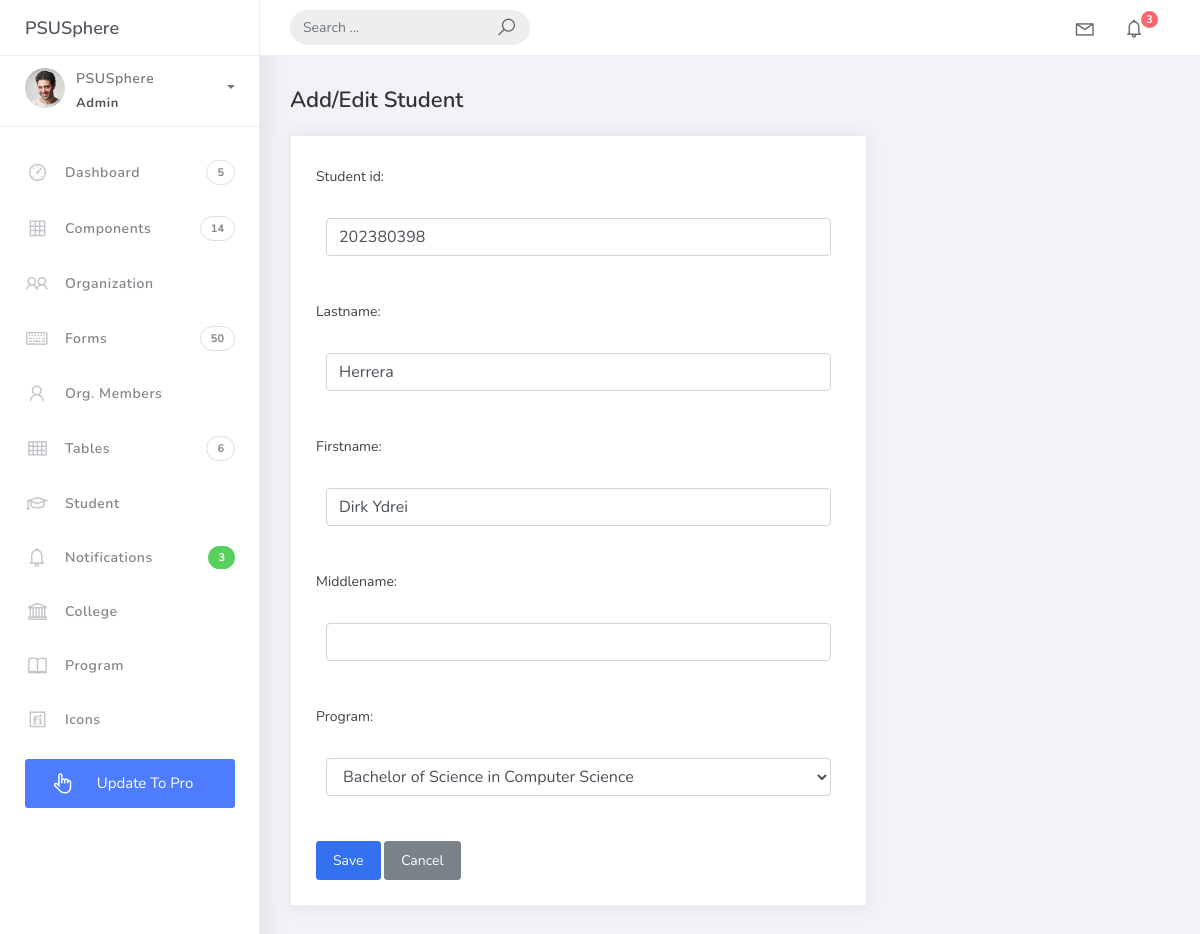
/students/1/, run on an earlier commit of the app's database.
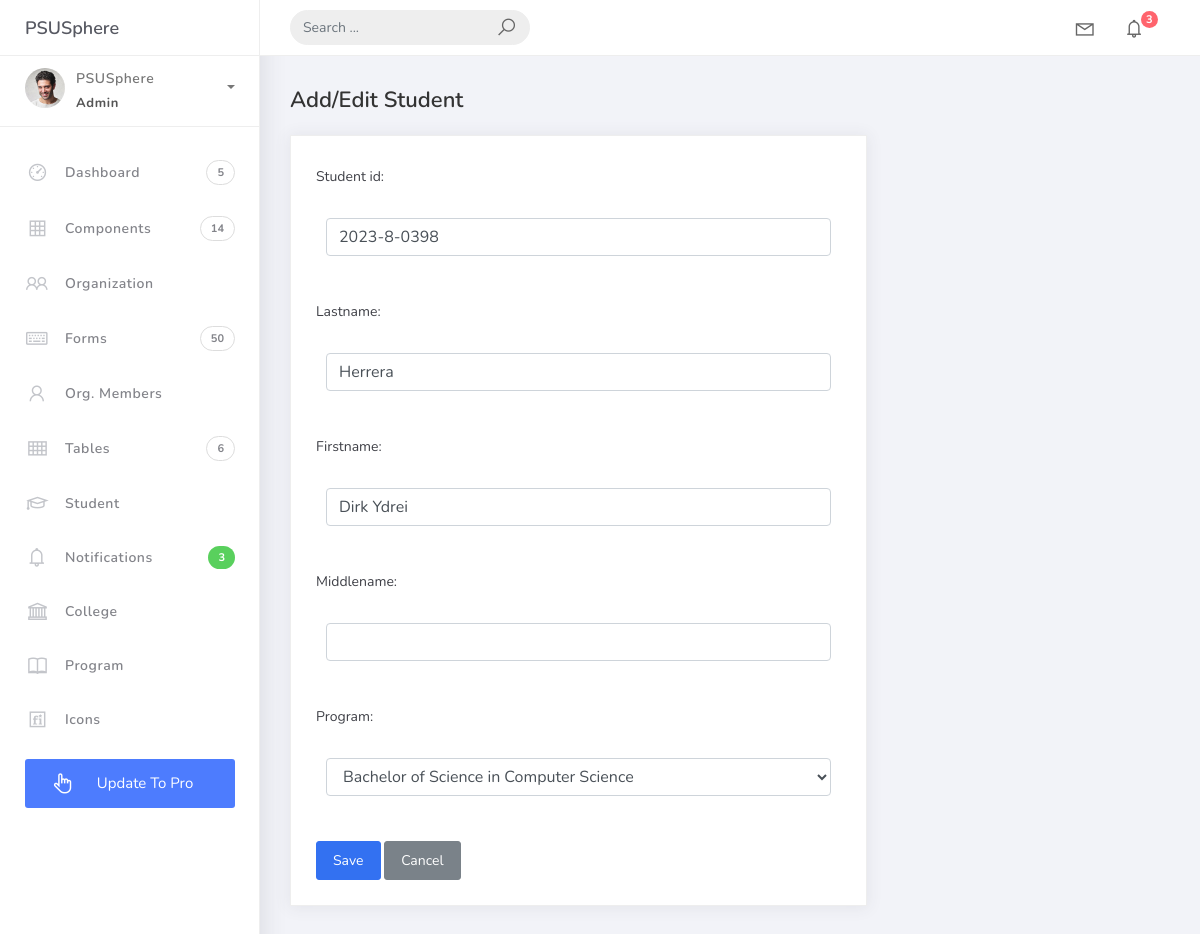
And on a later commit of the database.
### studentorg/models.py (models this page shows, shortened)
class BaseModel(models.Model):
    created_at = models.DateTimeField(auto_now_add=True, db_index=True)
    updated_at = models.DateTimeField(auto_now=True)
    class Meta:
        abstract = True

class Student(BaseModel):
    student_id = models.CharField(max_length=15)
    lastname = models.CharField(max_length=25)
    firstname = models.CharField(max_length=25)
    middlename = models.CharField(max_length=25, blank=True, null=True)
    program = models.ForeignKey(Program, on_delete=models.CASCADE)

### studentorg/views.py (the view)
# urls.py: path('students/<int:pk>/', StudentUpdateView.as_view(), name='student-update'),
class StudentUpdateView(UpdateView):
    model = Student
    form_class = StudentForm
    template_name = 'student_form.html'
    success_url = reverse_lazy('student-list')

### studentorg/forms.py
class StudentForm(ModelForm):
    class Meta:
        model = Student
        fields = "__all__"

### studentorg/models.py (called while the page is built)
    def __str__(self):
        return self.prog_name

### projectsite/templates/student_form.html (shortened to what this page needs)
{% extends 'base.html' %}
{% load static %}
{% block content %}
<div class="content">
  <div class="container-fluid">
    <h4 class="page-title">Add/Edit Student</h4>
    <div class="row">
      <div class="col-md-8">
        <div class="card">
          <div class="card-body">
            <form method="post" novalidate>
              {% include 'includes/form.html' %}
              <div class="form-group">
                <button type="submit" class="btn btn-primary">Save</button>
                <a href="{% url 'student-list' %}" class="btn btn-secondary">Cancel</a>
              </div>
            </form>
          </div>
        </div>
      </div>
    </div>
  </div>
</div>
{% endblock %}

### projectsite/templates/includes/form.html (shortened to what this page needs)
{% load widget_tweaks %}
{% for field in form %}
<div class="field item form-group">
	<label>{{ field.label_tag }}</label>
	<div class="form-group">
		{% render_field field class="form-control" %}
	</div>
</div>
{% endfor %}

What changed in the data, as far as the page shows it:
changed Student "Herrera": student_id "202380398" → "2023-8-0398"
